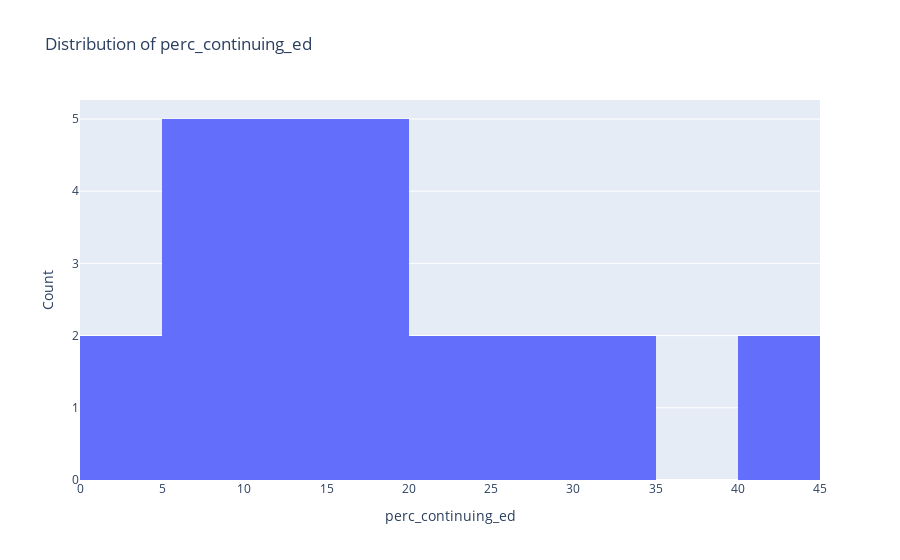

This figure's notebook cell:
### Code cell
histogram(bach_prog, sample_cips, 'perc_continuing_ed').show()

### Figure 1 — Plotly figure (JSON) as saved in the notebook; plotly's stock layout.template omitted (floating-point values rounded to 4 significant figures)
{"data": [{"nbinsx": 20, "type": "histogram", "x": [44.5, 24, 19.13, 8.025, 14.7, 10.5, 7.267, 17.25, 16.3, 31.7, 0.6, 7.15, 14.07, 17.6, 31.33, 23.8, 27.1, 27.6, 17.1, 42.55, 5.9, 10.53, 3.05, 10.53, 6.98]}], "layout": {"title": {"text": "Distribution of perc_continuing_ed"}, "xaxis": {"title": {"text": "perc_continuing_ed"}}, "yaxis": {"title": {"text": "Count"}}}}
